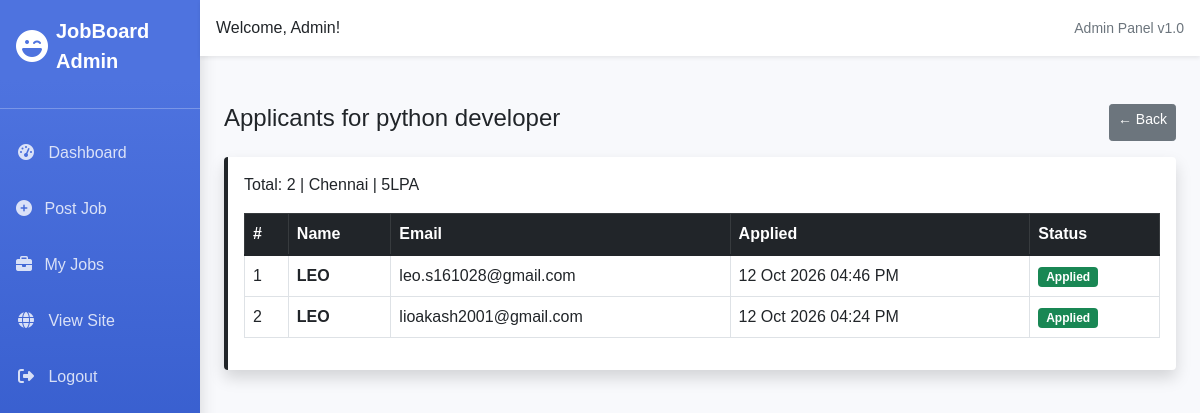
The app's page /company/job/1/applicants/ (signed in) with its own data.
### app/models.py (models this page shows, shortened)
class Job(models.Model):
    company = models.ForeignKey(Company, on_delete=models.CASCADE)
    title = models.CharField(max_length=200)
    description = models.TextField()
    location = models.CharField(max_length=100)
    salary = models.CharField(max_length=100) # e.g. 5 LPA / 30000 per month
    job_type = models.CharField(max_length=50, choices=[('Full Time','Full Time'),('Part Time','Part Time'),('Internship','Internship'),('Contract','Contract')])
    experience = models.CharField(max_length=100) # e.g. 0-1 years
    skills = models.CharField(max_length=300) # e.g. Python, Django
    vacancy = models.IntegerField(default=1)
    created_at = models.DateTimeField(auto_now_add=True)

class Application(models.Model):
    candidate = models.ForeignKey(Candidate, on_delete=models.CASCADE)
    job = models.ForeignKey(Job, on_delete=models.CASCADE)
    applied_at = models.DateTimeField(auto_now_add=True)
    status = models.CharField(max_length=20, default='Applied', choices=[('Applied','Applied'),('Shortlisted','Shortlisted'),('Rejected','Rejected')])
    class Meta:
        unique_together = ('candidate','job') # One candidate can't apply twice

class Candidate(models.Model):
    master = models.ForeignKey(Master, on_delete=models.CASCADE)
    firstname = models.CharField(max_length=50)
    lastname = models.CharField(max_length=50)
    contact = models.CharField(max_length=50)
    state = models.CharField(max_length=50)
    city = models.CharField(max_length=50)
    address = models.CharField(max_length=150)
    dob = models.CharField(max_length=50)
    gender = models.CharField(max_length=50)
    profile_pic = models.ImageField(upload_to="app/img/candidate")
    def __str__(self):
        return self.firstname

class Master(models.Model):
    ROLE_CHOICES = (
        ('candidate', 'Candidate'),
        ('company', 'Company'),
    )
    email = models.EmailField(max_length=50, unique=True) # unique added
    password = models.CharField(max_length=255) # 50 is too small for hashed passwords
    otp = models.CharField(max_length=6, null=True, blank=True) # changed to CharField, nullable
    otp_created_at = models.DateTimeField(null=True, blank=True) # NEW: for expiry
    role = models.CharField(max_length=50, choices=ROLE_CHOICES)
    is_active = models.BooleanField(default=False) # NEW: False until OTP verified
    is_verified = models.BooleanField(default=False)
    is_created = models.DateTimeField(auto_now_add=True)
    is_updated = models.DateTimeField(auto_now=True)

### app/views.py (the view)
# urls.py: path('company/job/<int:id>/applicants/', views.CompanyJobApplicants, name='company_applicants'),
def CompanyJobApplicants(request, id):
    from .models import Job, Application
    from django.shortcuts import redirect, get_object_or_404
    if 'master_id' not in request.session or request.session.get('role') != 'company':
        return redirect('login')
    job = get_object_or_404(Job, id=id)
    applicants = Application.objects.filter(job=job).order_by('-applied_at')
    return render(request, "app/company_applicants.html", {'job': job, 'applicants': applicants})

### app/templates/app/company_applicants.html
{% extends "app/admin/admin_base.html" %}
{% block content %}
<div class="d-flex justify-content-between mb-3">
    <h4>Applicants for {{ job.title }}</h4>
    <a href="{% url 'company_my_jobs' %}" class="btn btn-secondary btn-sm">← Back</a>
</div>
<div class="card shadow">
<div class="card-body">
<p>Total: {{ applicants|length }} | {{ job.location }} | {{ job.salary }}</p>
<table class="table table-bordered">
<thead class="table-dark"><tr><th>#</th><th>Name</th><th>Email</th><th>Applied</th><th>Status</th></tr></thead>
<tbody>
{% for app in applicants %}
<tr>
    <td>{{ forloop.counter }}</td>
    <td><strong>{{ app.candidate }}</strong></td>
    <td>{{ app.candidate.master.email }}</td>
    <td>{{ app.applied_at|date:"d M Y h:i A" }}</td>
    <td><span class="badge bg-success">Applied</span></td>
</tr>
{% empty %}
<tr><td colspan="5" class="text-center">No Applicants</td></tr>
{% endfor %}
</tbody>
</table>
</div>
</div>
{% endblock %}

### app/templates/app/admin/admin_base.html (style rules this page uses)
body { font-family: 'Nunito', sans-serif; background: #f8f9fc; }
.card { border: none; border-left: .25rem solid; }

### records on screen
Job: title "python developer", location "Chennai", salary "5LPA"
Application: candidate "LEO", candidate.master.email "leo.s161028@gmail.com", applied_at "12 Oct 2026 04:46 PM"
Application: candidate "LEO", candidate.master.email "lioakash2001@gmail.com", applied_at "12 Oct 2026 04:24 PM"

### other values on screen
{{ applicants|length }} "2"
